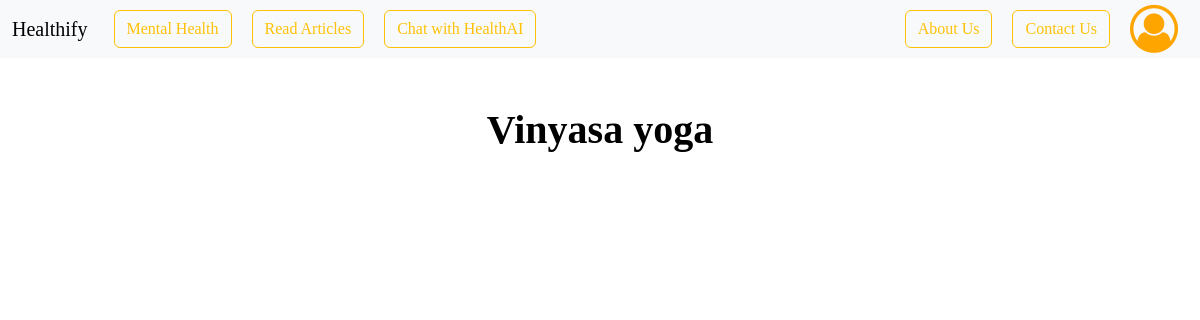
Page /seeYogaPose/2 (signed in) on the earlier database version.
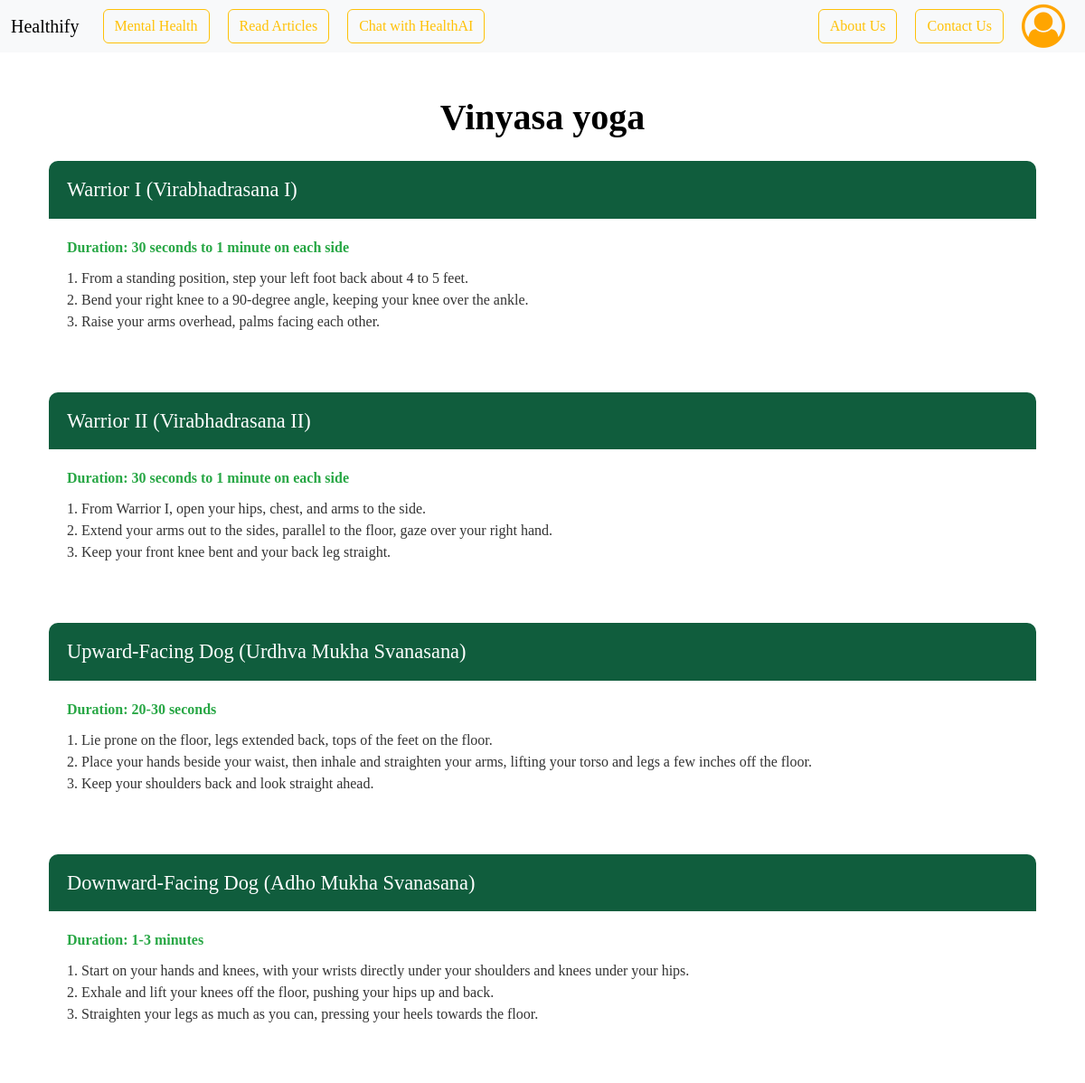
Same page on the later database version.
### models.py (models this page shows)
class Yoga(db.Model):
    __tablename__ = 'Yoga'
    id = db.Column(db.Integer, primary_key = True)
    name = db.Column(db.String(40), nullable = False)
    imagepath = db.Column(db.String(120), nullable = False)
    description = db.Column(db.String(120), nullable = False)

class yogaPoses(db.Model):
    __tablename__ = 'yogaPoses'
    id = db.Column(db.Integer, primary_key = True)
    posename = db.Column(db.String(30), nullable = False)
    duration = db.Column(db.String(30), nullable = False)
    steps = db.Column(db.String(200), nullable = True)
    yoga_id = db.Column(db.Integer, db.ForeignKey('Yoga.id'), nullable = False)

### routes.py (the view)
@app.route("/seeYogaPose/<int:sid>")
@auth_required
def seeYogaPose(sid):
    user = User.query.get(session["user_id"])
    discipline = Yoga.query.get(sid)
    poses = yogaPoses.query.filter_by(yoga_id= sid).all()
    img = "../static/icons/bg32.jpg"
    return render_template("poses.html", poses = poses, user = user, discipline = discipline, img = img)

### routes.py (called while the page is built)
def auth_required(func):
    @wraps(func)
    def inner(*args, **kwargs):
        if "user_id" not in session:
            flash("Login required.", 'danger')
            return redirect(url_for("login"))
        return func(*args, **kwargs)
    return inner

### templates/poses.html (shortened to what this page needs)
{% extends 'layout.html' %}
{% block content %}
<body>
<div class="container mt-5">
    <h1 class="text-center mb-4" style="color: black"><strong>{{discipline.name}}</strong></h1>
    {% for pose in poses %}
        <div class="card pose-card">
            <div class="pose-header">{{ pose.posename }}</div>
            <div class="pose-body">
                <p class="pose-duration">Duration: {{ pose.duration }}</p>
                <p class="pose-steps">{{ pose.steps }}</p>
            </div>
        </div>
    {% endfor %}
</div>
</body>
{% endblock %}

### templates/layout.html (shortened to what this page needs)
<!DOCTYPE html>
<html lang="en">
<head>
    <link href="https://cdn.jsdelivr.net/npm/bootstrap@5.3.2/dist/css/bootstrap.min.css" rel="stylesheet">
    <link rel="stylesheet" href="https://cdnjs.cloudflare.com/ajax/libs/font-awesome/6.4.2/css/all.min.css">
    <link rel="stylesheet" href="https://cdnjs.cloudflare.com/ajax/libs/font-awesome/4.7.0/css/font-awesome.min.css">
</head>
<body>
    {% include 'nav-auth.html' %}
    <div class="container">
        {% block content %} {% endblock %}
    </div>
</body>
</html>

### templates/nav-auth.html (shortened to what this page needs)
<link rel="stylesheet" href="https://cdnjs.cloudflare.com/ajax/libs/font-awesome/4.7.0/css/font-awesome.min.css">
<nav class="navbar navbar-expand-lg bg-body-tertiary navbar-light " >
    <div class="container-fluid">
        <a class="navbar-brand" href="/">Healthify</a>
        <div class="collapse navbar-collapse" id="navbarNav">
              {% if user %}
                {% if user.is_admin %}
                    <ul class="navbar-nav ms-auto">
                        <li class="nav-item">
                            <a href="{{url_for('logout')}}" class="btn btn-outline-warning bar">Logout</a>
                        </li>
                    </ul>
                {% else %}
                  <ul class="navbar-nav navbar navbar-expand-lg navbar-light bg-light">
                    <li class="nav-item">
                      <a href="{{url_for('mental_health_check_up')}}" class="btn btn-outline-warning bar">Mental Health</a>
                    </li>
                    <li class="nav-item">
                      <a href="{{url_for('read_articles')}}" class="btn btn-outline-warning bar">Read Articles</a>
                    </li>
                    <li class="nav-item">
                      <a href="/chatWithHealthAi" class="btn btn-outline-warning bar">Chat with HealthAI</a>
                    </li>
                    <li class="nav-item ms-auto">
                      <a href="/about" class="btn btn-outline-warning bar">About Us</a>
                    </li>
                    <li class="nav-item">
                      <a href="{{url_for('contact')}}" class="btn btn-outline-warning bar">Contact Us</a>
                    </li>
                    <li class="nav-item ">
                      <a href="{{url_for('profile')}}" class="bar"><i class="fa fa-user-circle-o" style="font-size:48px;color:orange"></i></a>
                    </li>
                  </ul>
                {% endif %}
              {% elif bd %}
                <ul class="navbar-nav ms-auto">
                  </ul>
              {% endif %}
        </div>
      </div>
    </nav>

### templates/layout.html (style rules this page uses)
body { margin: 0; padding: 0; font-family: 'Balsamiq Sans', 'cursive'; background-color: #454f58; background: center/cover no-repeat url('../static/icons/bg6.jpg'); background-repeat: no-repeat; color: black; }

### templates/nav-auth.html (style rules this page uses)
.navbar { width: 100%; padding: 0; }
.bar { margin: 10px; }

Differences in the rows shown:
added yogaPoses: posename "Warrior I (Virabhadrasana I)", duration "30 seconds to 1 minute on each side", steps "1. From a standing position, step your left foot back about 4 to 5 feet. 2. Bend your right knee to a 90-degree angle, keeping your knee over the ankle. 3. Raise your arms overhead, palms facing each other."
added yogaPoses: posename "Warrior II (Virabhadrasana II)", duration "30 seconds to 1 minute on each side", steps "1. From Warrior I, open your hips, chest, and arms to the side. 2. Extend your arms out to the sides, parallel to the floor, gaze over your right hand. 3. Keep your front knee bent and your back leg straight."
added yogaPoses: posename "Upward-Facing Dog (Urdhva Mukha Svanasana)", duration "20-30 seconds", steps "1. Lie prone on the floor, legs extended back, tops of the feet on the floor. 2. Place your hands beside your waist, then inhale and straighten your arms, lifting your torso and legs a few inches off the floor. 3. Keep your shoulders back and look straight ahead."
added yogaPoses: posename "Downward-Facing Dog (Adho Mukha Svanasana)", duration "1-3 minutes", steps "1. Start on your hands and knees, with your wrists directly under your shoulders and knees under your hips. 2. Exhale and lift your knees off the floor, pushing your hips up and back. 3. Straighten your legs as much as you can, pressing your heels towards the floor."
